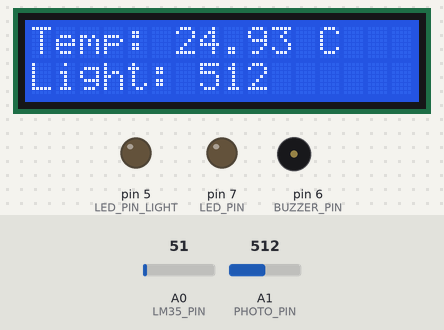
A sketch run on a simulated Arduino Uno, built with avr-gcc and run on an emulated ATmega328P. Parts: 16×2 character LCD, output pins drawn as LEDs (lit = HIGH), buzzer (waves = sounding). The inputs (shaded band) are chosen by the test bench; at power-on: A0 (LM35_PIN) = 51, A1 (PHOTO_PIN) = 512. What the sketch prints to the serial monitor is not drawn.

Above: at 3.8 s.
3.9 s: A0 (LM35_PIN) set to 56
At 7.3 s:
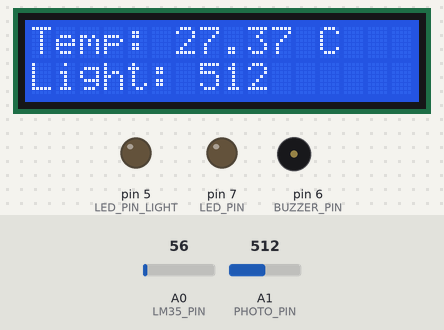
7.8 s: A0 (LM35_PIN) set to 66
At 12.5 s:
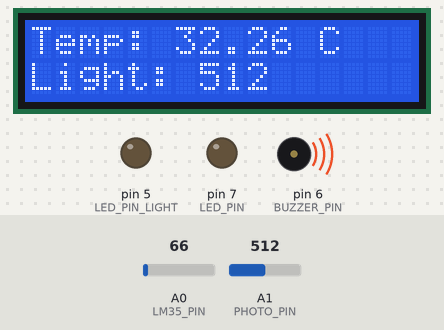
15.5 s: A1 (PHOTO_PIN) set to 17
At 19.7 s:
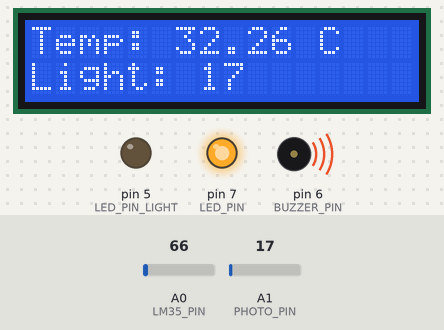
20.4 s: A1 (PHOTO_PIN) set to 12
At 24.9 s:
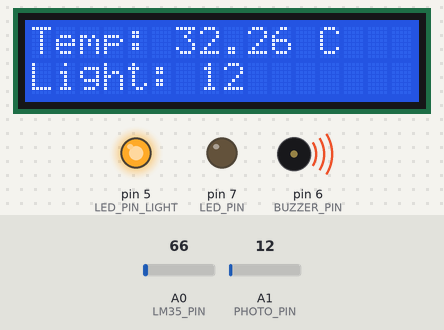
28.1 s: A0 (LM35_PIN) set to 30
At 31.2 s:
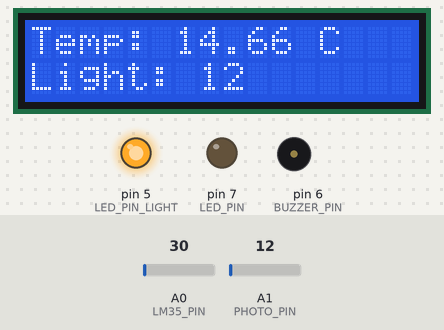
32.3 s: A0 (LM35_PIN) set to 61
At 37.1 s:
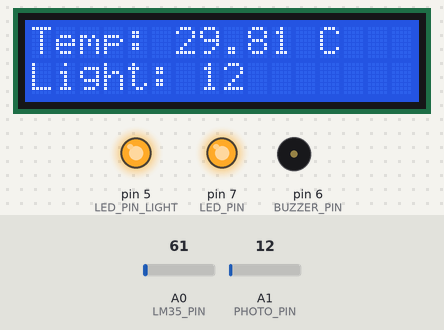
Timing chart, 0 to 39.4 s (numbered marks = the images above; inputs shaded):
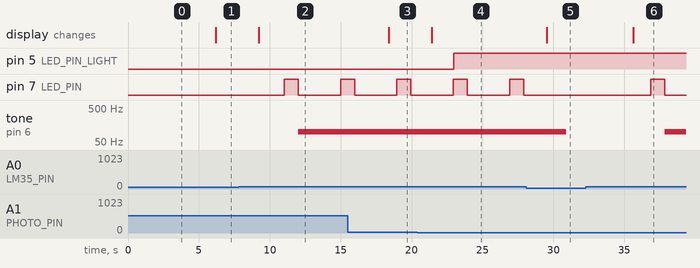

The sketch:

mini_projet.ino
```cpp
#include <Wire.h>
#include <LiquidCrystal_I2C.h>
#include <Arduino_FreeRTOS.h>

#define I2C_ADDR 0x27
#define LCD_COLS 16
#define LCD_ROWS 2
#define LM35_PIN A0
#define PHOTO_PIN A1
#define LED_PIN 7
#define LED_PIN_LIGHT 5
#define BUZZER_PIN 6

LiquidCrystal_I2C lcd(I2C_ADDR, LCD_COLS, LCD_ROWS);
float temperatureC = 0.0;
int lightIntensity = 0;

// Task to read temperature
void TaskReadTemp(void *pvParameters) {
  (void) pvParameters;
  for (;;) {
    // Read temperature from LM35 sensor
    float voltage = analogRead(LM35_PIN) * (5.0 / 1023.0);
    temperatureC = voltage / 0.01;

    // Print temperature to Serial Monitor
    Serial.print("Temperature: ");
    Serial.print(temperatureC);
    Serial.println(" C");

    vTaskDelay(pdMS_TO_TICKS(2000));

    // Check if temperature exceeds 29°C
    if (temperatureC > 29) {
      // Trigger LED and buzzer alarm
      digitalWrite(LED_PIN, HIGH);
      vTaskDelay(pdMS_TO_TICKS(1000));
      digitalWrite(LED_PIN, LOW);
      tone(BUZZER_PIN, 100);
    } else {
      // Reset LED and buzzer
      digitalWrite(LED_PIN, LOW);
      noTone(BUZZER_PIN);
    }

    vTaskDelay(pdMS_TO_TICKS(1000));
  }
}

// Task to read light intensity
void TaskReadLight(void *pvParameters) {
  (void) pvParameters;
  for (;;) {
    // Read light intensity from photoresistor
    lightIntensity = analogRead(PHOTO_PIN);

    // Print light intensity to Serial Monitor
    Serial.print("Light Intensity: ");
    Serial.print(lightIntensity);

    vTaskDelay(pdMS_TO_TICKS(2000));

    // Control LED based on light intensity
    if (lightIntensity < 15) {
      digitalWrite(LED_PIN_LIGHT, HIGH);
    } else {
      digitalWrite(LED_PIN_LIGHT, LOW);
    }

    vTaskDelay(pdMS_TO_TICKS(1000));
  }
}

// Task to display data on LCD
void TaskDisplay(void *pvParameters) {
  (void) pvParameters;
  for (;;) {
    // Display temperature on LCD
    lcd.setCursor(0, 0);
    lcd.print("Temp: ");
    lcd.print(temperatureC);
    lcd.print(" C");

    // Display light intensity on LCD
    lcd.setCursor(0, 1);
    lcd.print("Light: ");
    lcd.print(lightIntensity);

    vTaskDelay(pdMS_TO_TICKS(1000));

    // Clear LCD display for the next update
    lcd.clear();
  }
}

void setup() {
  Serial.begin(9600);
  lcd.init();
  lcd.backlight();
  pinMode(LED_PIN, OUTPUT);
  pinMode(LED_PIN_LIGHT, OUTPUT);
  pinMode(BUZZER_PIN, OUTPUT);

  // Create and start FreeRTOS tasks
  xTaskCreate(TaskReadTemp, "Read Temp Task", 128, NULL, 2, NULL);
  xTaskCreate(TaskReadLight, "Read Light Task", 128, NULL, 2, NULL);
  xTaskCreate(TaskDisplay, "Display Task", 128, NULL, 1, NULL);

  vTaskStartScheduler();
}

void loop() {
  // Empty loop since tasks are being used
}
```

Measured:
- the behaviour switches between 59 and 60 on A0 (LM35_PIN) (found by bisection; images 1 and 2)
- the behaviour switches between 15 and 14 on A1 (PHOTO_PIN) (found by bisection; images 3 and 4)
- after the input at 3.9 s, the display: changes after 2.3 s (image 1)
- after the input at 7.8 s, pin 7 (LED_PIN): LOW → HIGH after 3.2 s, → LOW 0.99 s later, → HIGH 3.0 s later; tone on pin 6 (BUZZER_PIN): silent → 100 Hz after 4.2 s; the display: changes after 1.4 s (image 2)
- after the input at 15.5 s, the display: changes after 2.9 s (image 3)
- after the input at 20.4 s, pin 5 (LED_PIN_LIGHT): LOW → HIGH after 2.6 s; the display: changes after 1.0 s (image 4)
- after the input at 28.1 s, pin 7 (LED_PIN): stays LOW (without the input it goes to HIGH after 2.8 s); tone on pin 6 (BUZZER_PIN): 100 Hz → silent after 2.8 s; the display: changes after 1.4 s (image 5)
- after the input at 32.3 s, pin 7 (LED_PIN): LOW → HIGH after 4.6 s, → LOW 0.99 s later; tone on pin 6 (BUZZER_PIN): silent → 100 Hz after 5.6 s; the display: changes after 3.3 s (image 6)
